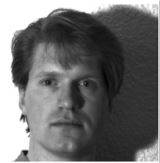
#> input picture images/person.JPG, 160 x 163 px, found by its file name
$ python Rotation.py
#> lines starting #> are read from the running program, lines starting #| are printed output that depends on the picture
import cv2
import numpy as np

image_Path = "images\person.jpg"
image = cv2.imread(image_Path, cv2.IMREAD_GRAYSCALE)
#> image is the input picture: shape (163, 160); min 0, max 255, mean 111.2
cv2.imshow("Imagem Original", image)
cv2.waitKey(0)

# formato da imagem. Altura, largura e canais
(h, w) = image.shape[:2] # (h, w, c) = image.shape[:]
#> h = 163; w = 160

# Matriz de rotação
center = (h//2, w//2)
#> center = (81, 80)
angle = -45
scale = 1.0

rotationMatrix = cv2.getRotationMatrix2D(center, angle, scale)

# Rotacionar imagem
rotatedImage = cv2.warpAffine(image, rotationMatrix, (image.shape[1], image.shape[0]))
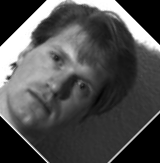
#> rotatedImage: shape (163, 160); min 0, max 255, mean 78.9

cv2.imshow("Imagem Rotacionada", rotatedImage)
cv2.waitKey(0)

$ run again, with images/CT.JPG copied over images/person.JPG
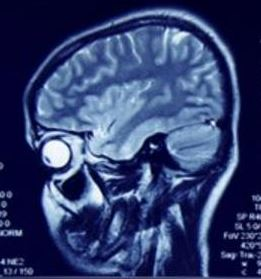
#> input picture images/CT.JPG, 261 x 279 px, found by its file name
#> `image = cv2.imread(image_Path, cv2.IMREAD_GRAYSCALE)`:
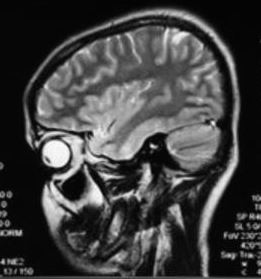
#> image: shape (279, 261); min 0, max 255, mean 65.5
#> `rotatedImage = cv2.warpAffine(image, rotationMatrix, (image.shape[1], ..`:
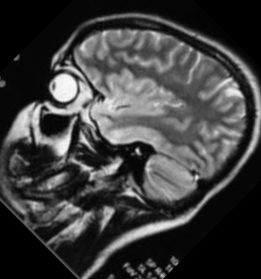
#> rotatedImage: shape (279, 261); min 0, max 251, mean 62.3
